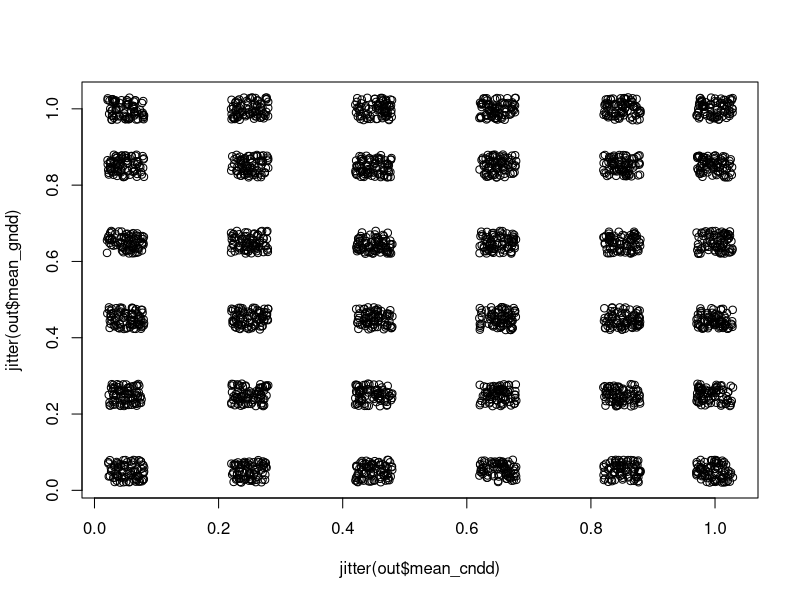
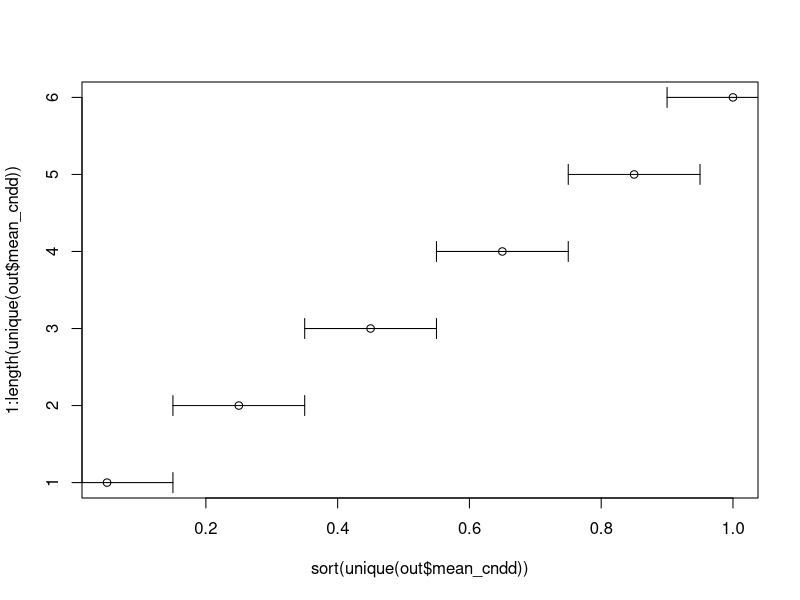

R code for these plots, in order: (Note: this script raises an error after producing the figures.)

### Writing simulation parameters to tab delimited text file so that a BASH 
## script can read this file and set up jobs on cluster

library(dplyr)


setwd("~/Dropbox/dispersim_cpp/r scripts")

reps = 5 ## How many reps per parameter set? 

### Grid of NDD values
# This one is important! Sets mean CNDD across simulations
ndd_df = expand.grid( mean_cndd = c(seq(.05, .85, length.out = 5), 1), # Go up to 1 for neutral dynamics
                      mean_gndd = c(seq(.05, .85, length.out = 5), 1)) 

ndd_df

### Add in parameters to vary

ndd_df_base <- ndd_df

## Baseline/default values

# Set 0
  ndd_df_base$steps <- 10000
## Set 1
  ndd_df_base$n_sp_init <- 50
  ndd_df_base$n_alleles_init <- 10
# Set 2  
  ndd_df_base$seed_disp_dist <- 5
# Set 3
  ndd_df_base$neighbor_radius <- 20
# Set 4
  ndd_df_base$range_cndd <- .2
  ndd_df_base$range_gndd <- 0.0
# Set 5
  ndd_df_base$seeds_per_adult <- 5000
# Set 6
  ndd_df_base$width <- 100
  ndd_df_base$height <- 100
# Set 7
  ndd_df_base$migration_rate <- 0.001

  
## Making master ndd_df  
  
## Set 0 - Steps
  ndd_df1 <- mutate(ndd_df_base, steps = 5000)
  ndd_df2 <- mutate(ndd_df_base, steps = 20000)
  
  ndd_df <- bind_rows(ndd_df1, ndd_df2)

# Set 1 - Sp and allele init
  ndd_df1 <- mutate(ndd_df_base, n_sp_init = 25, n_alleles_init = 5)
  ndd_df2 <- mutate(ndd_df_base, n_sp_init = 75, n_alleles_init = 20)
  
  ndd_df <- bind_rows(ndd_df, ndd_df1, ndd_df2)
  
  
# Set 2 - Seed dispersal distance
  ndd_df1 <- mutate(ndd_df_base, seed_disp_dist = 2)
  ndd_df2 <- mutate(ndd_df_base, seed_disp_dist = 20)
  
  ndd_df <- bind_rows(ndd_df, ndd_df1, ndd_df2)

# Set 3 - Neighborhood radius
  ndd_df1 <- mutate(ndd_df_base, neighbor_radius = 10)
  ndd_df2 <- mutate(ndd_df_base, neighbor_radius = 30)
  
  ndd_df <- bind_rows(ndd_df, ndd_df1, ndd_df2)
  
# Set 4 - NDD range
  ndd_df1 <- mutate(ndd_df_base, range_cndd = .1, range_gndd = .1)
  ndd_df2 <- mutate(ndd_df_base, range_cndd = .4, range_gndd = .4)
  
  ndd_df <- bind_rows(ndd_df, ndd_df1, ndd_df2)
  
# Set 5 - Seeds per adult
  ndd_df1 <- mutate(ndd_df_base, seeds_per_adult = 1000)
  ndd_df2 <- mutate(ndd_df_base, seeds_per_adult = 10000)
  
  ndd_df <- bind_rows(ndd_df, ndd_df1, ndd_df2)
    
# Set 6 - Landscape size
  ndd_df1 <- mutate(ndd_df_base, height = 50, width = 50)
  ndd_df2 <- mutate(ndd_df_base,  height = 200, width = 200)
  
  ndd_df <- bind_rows(ndd_df, ndd_df1, ndd_df2)

# Set 7 - Migration rate
  ndd_df1 <- mutate(ndd_df_base, migration_rate = 0.01)
  ndd_df2 <- mutate(ndd_df_base,  migration_rate = 0.00001)
  
  ndd_df <- bind_rows(ndd_df, ndd_df1, ndd_df2)
  
  
#### Non-varying columns
  ndd_df$save_every_n_steps = 2000
  ndd_df$verbose = 0
  ndd_df$mortality_rate = 0.1
  ndd_df$dispersal_mode = 0
    

out <- ndd_df

## Make sure that neutral communities have range 0

if(any(out$mean_cndd == 1)){
  out$range_cndd[out$mean_cndd == 1] <- 0
  out$range_gndd[out$mean_gndd == 1] <- 0
}


### Repeat each parameter set based on number of reps
out <- out[sort(rep(row.names(out), reps)), ]



## Add sim_id as first column
out <- cbind(sim_id = 1:nrow(out), out)

## Re-arrange column order
out <- out[, c("sim_id", "save_every_n_steps", "verbose",          
                "steps", "mortality_rate", "n_sp_init",         
               "n_alleles_init",  "seed_disp_dist", "neighbor_radius",   
                "seeds_per_adult", "mean_cndd",  "range_cndd",        
                "mean_gndd",  "range_gndd", "width" ,            
                "height",  "migration_rate","dispersal_mode")]


### Check to make sure cndd or gndd values don't go over 1 - positive density dependence

if(any((out$mean_cndd + (out$range_cndd/2)) > 1.0)){
  cat("WARNING!!!! Positive density dependence detected... \n
      Need to reduce either mean or range of CNDD values")
}

if(any((out$mean_gndd + (out$range_gndd/2)) > 1.0)){
  cat("WARNING!!!! Positive density dependence detected... \n
      Need to reduce either mean or range of GNDD values")
}


## Printing and plotting
cat("Total simulations:", nrow(out), "\n")

cat("Expected number of hours:", nrow(out)/96*1.25, "\n")



plot(jitter(out$mean_cndd), jitter(out$mean_gndd))


### Arrow plot of GNDD and CNDD values

plot(sort(unique(out$mean_cndd)), 1:length(unique(out$mean_cndd)))
arrows(x0 = sort(unique(out$mean_cndd)) - out$range_cndd[1]/2,
       x1 = sort(unique(out$mean_cndd)) + out$range_cndd[1]/2,
       y0 = 1:length(unique(out$mean_cndd)),
       code = 3, angle = 90, length = 0.1)






## Example of what matrix plot would look like
out %>%
  # filter(mean_cndd != 1) %>% # Filter out neutral models
  group_by(mean_cndd, mean_gndd) %>%
  summarise_all(mean) %>%
  ggplot(aes(x = mean_gndd, y = mean_cndd, fill = mean_gndd)) +
  geom_tile() + theme_bw()  + scale_fill_distiller(palette = "Spectral") + 
  geom_text(aes(x = mean_gndd, y = mean_cndd, label = round(mean_gndd,1)))



## Write to file
write.csv(out, file = "run_031.csv", row.names = FALSE)








